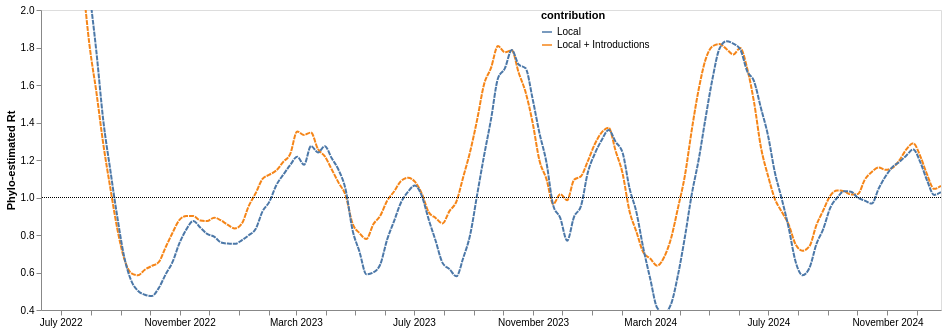

Source (notebook cell):
### Code cell
line_simple_intro = alt.Chart(combined_rt_df).mark_line(interpolate='monotone', opacity = 1, clip = True, strokeDash=[5,1]).encode(
    alt.X('date:T', axis=alt.Axis(title="",tickCount = "month", grid=False,format="%B %Y")),
    alt.Y('mean_percent_MA',scale=alt.Scale(domain=[0.5, 2]),axis=alt.Axis(title="Phylo-estimated Rt", grid=False)),
    alt.Color("contribution", legend=alt.Legend(offset=-400, labelLimit = 400))

).properties(
    width=900,
    height=300
)


line_rt = line_simple_intro+ one_line; line_rt

### Figure 1 — Vega-Lite specification as saved in the notebook (floating-point values rounded to 4 significant figures; data arrays with more than 128 entries replaced by an {"elided": "..."} marker saying what was removed)
{"config": {"view": {"continuousWidth": 400, "continuousHeight": 300}}, "layer": [{"data": {"name": "data-cfe8bd8538bdff497cb8dde7517f0f07"}, "mark": {"type": "line", "clip": true, "interpolate": "monotone", "opacity": 1, "strokeDash": [5, 1]}, "encoding": {"color": {"field": "contribution", "legend": {"labelLimit": 400, "offset": -400}, "type": "nominal"}, "x": {"axis": {"format": "%B %Y", "grid": false, "tickCount": "month", "title": ""}, "field": "date", "type": "temporal"}, "y": {"axis": {"grid": false, "title": "Phylo-estimated Rt"}, "field": "mean_percent_MA", "scale": {"domain": [0.5, 2]}, "type": "quantitative"}}, "height": 300, "width": 900}, {"data": {"name": "data-0f80976e06af035141dd0a0f11df9332"}, "mark": {"type": "rule", "strokeDash": [1, 1]}, "encoding": {"y": {"field": "y", "type": "quantitative"}}, "height": 300, "width": 900}], "$schema": "https://vega.github.io/schema/vega-lite/v4.17.0.json", "datasets": {"data-cfe8bd8538bdff497cb8dde7517f0f07": {"elided": "262 records"}, "data-0f80976e06af035141dd0a0f11df9332": [{"y": 1.0}]}}
